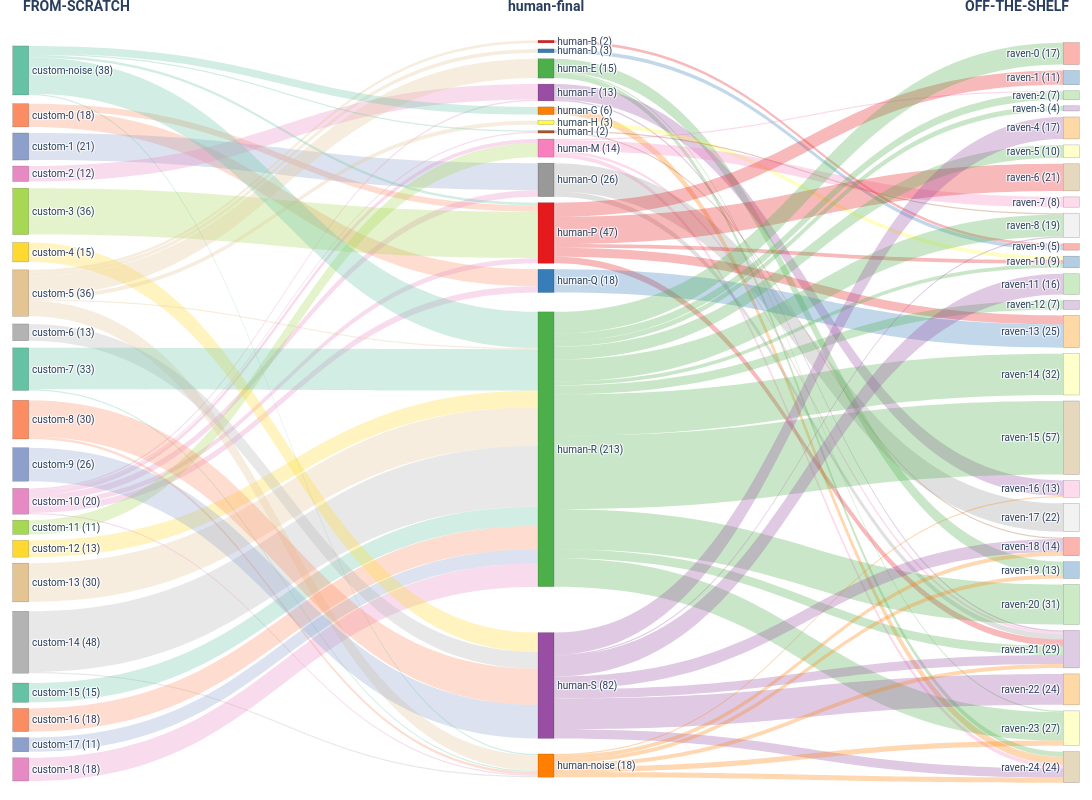

The code cell stored with this chart in its notebook:
### Code cell
# ── LEFT flows: custom -> human ───────────────────────────────────
mask_hg = df['FROM-SCRATCH'].notna() & df['human-final'].notna()
sub_hg = df[mask_hg].copy()
sub_hg['hdb'] = sub_hg['FROM-SCRATCH'].astype(int).map(
    lambda x: 'custom-noise' if x == -1 else f'custom-{x}')
sub_hg['hum'] = sub_hg['human-final'].astype(str).map(
    lambda x: 'human-noise' if x == '-1' else f'human-{x}')

ct_hg = pd.crosstab(sub_hg['hdb'], sub_hg['hum'])
flows_left = [(h, g, int(ct_hg.loc[h, g]))
              for h in ct_hg.index for g in ct_hg.columns
              if ct_hg.loc[h, g] > 0]

# ── RIGHT flows: human -> raven ───────────────────────────────────
mask_gl = df['human-final'].notna() & df['OFF-THE-SHELF'].notna()
sub_gl = df[mask_gl].copy()
sub_gl['hum'] = sub_gl['human-final'].astype(str).map(
    lambda x: 'human-noise' if x == '-1' else f'human-{x}')
sub_gl['rav'] = sub_gl['OFF-THE-SHELF'].astype(int).map(
    lambda x: 'raven-noise' if x == -1 else f'raven-{x}')

ct_gl = pd.crosstab(sub_gl['hum'], sub_gl['rav'])
flows_right = [(g, l, int(ct_gl.loc[g, l]))
               for g in ct_gl.index for l in ct_gl.columns
               if ct_gl.loc[g, l] > 0]

# ── node list: custom (left) | human (center) | raven (right)
hdb_labels = sorted(
    ct_hg.index,
    key=lambda x: -1 if 'noise' in x else int(x.split('-')[1]))
hum_labels = sorted(set(ct_hg.columns) | set(ct_gl.index))
rav_labels = sorted(
    ct_gl.columns,
    key=lambda x: -1 if 'noise' in x else int(x.split('-')[1]))

all_labels = hdb_labels + hum_labels + rav_labels
label_to_idx = {l: i for i, l in enumerate(all_labels)}

# ── counts per node ───────────────────────────────────────────────
node_counts = {}
for l in hdb_labels:
    node_counts[l] = ct_hg.loc[l].sum() if l in ct_hg.index else 0
for l in hum_labels:
    c = 0
    if l in ct_hg.columns: c = max(c, ct_hg[l].sum())
    if l in ct_gl.index:   c = max(c, ct_gl.loc[l].sum())
    node_counts[l] = c
for l in rav_labels:
    node_counts[l] = ct_gl[l].sum() if l in ct_gl.columns else 0

# ── link arrays ───────────────────────────────────────────────────
source = [label_to_idx[f[0]] for f in flows_left + flows_right]
target = [label_to_idx[f[1]] for f in flows_left + flows_right]
value  = [f[2] for f in flows_left + flows_right]

# ── x/y positions: proportional to flow volume ────────────────────
def proportional_y(labels, counts_dict):
    sizes = [counts_dict.get(l, 1) for l in labels]
    total = sum(sizes)
    positions = []
    cumulative = 0
    for s in sizes:
        positions.append((cumulative + s / 2) / total)
        cumulative += s
    return positions

node_x, node_y = [], []

hdb_sizes = {l: ct_hg.loc[l].sum() for l in hdb_labels}
for y in proportional_y(hdb_labels, hdb_sizes):
    node_x.append(0.01);  node_y.append(y)

hum_sizes = {}
for l in hum_labels:
    c = 0
    if l in ct_hg.columns: c += ct_hg[l].sum()
    if l in ct_gl.index:   c += ct_gl.loc[l].sum()
    hum_sizes[l] = c
for y in proportional_y(hum_labels, hum_sizes):
    node_x.append(0.50);  node_y.append(y)

rav_sizes = {l: ct_gl[l].sum() for l in rav_labels}
for y in proportional_y(rav_labels, rav_sizes):
    node_x.append(0.99);  node_y.append(y)

# ── colors ────────────────────────────────────────────────────────
n_hdb, n_hum, n_rav = len(hdb_labels), len(hum_labels), len(rav_labels)
pal_hdb = pc.qualitative.Set2 * 5
pal_hum = pc.qualitative.Set1 * 5
pal_rav = pc.qualitative.Pastel1 * 5

def to_rgba(rgb_str, alpha=0.3):
    return rgb_str.replace('rgb', 'rgba').replace(')', f',{alpha})')

node_colors = (
    [pal_hdb[i % len(pal_hdb)] for i in range(n_hdb)]
    + [pal_hum[i % len(pal_hum)] for i in range(n_hum)]
    + [pal_rav[i % len(pal_rav)] for i in range(n_rav)]
)

link_colors = (
    [to_rgba(pal_hdb[hdb_labels.index(f[0]) % len(pal_hdb)]) for f in flows_left]
    + [to_rgba(pal_hum[hum_labels.index(f[0]) % len(pal_hum)]) for f in flows_right]
)

display_labels = [f'{l} ({node_counts[l]})' for l in all_labels]

# ── sankey figure ─────────────────────────────────────────────────
fig = go.Figure(go.Sankey(
    arrangement='snap',
    node=dict(
        pad=6, thickness=16,
        line=dict(color='rgba(0,0,0,0.3)', width=0.5),
        label=display_labels,
        color=node_colors,
        x=node_x, y=node_y,
    ),
    link=dict(source=source, target=target, value=value, color=link_colors),
))

fig.update_layout(
    font=dict(family='Roboto', size=10),  # Global font set to Roboto
    width=1200, height=800,
    margin=dict(l=10, r=10, t=40, b=20),
)

for x_pos, label in [(0.01, 'FROM-SCRATCH'), (0.50, 'human-final'), (0.99, 'OFF-THE-SHELF')]:
    fig.add_annotation(
        x=x_pos, y=1.06, xref='paper', yref='paper',
        text=f'<b>{label}</b>', showarrow=False,
        font=dict(family='Roboto', size=14),  # Explicit Roboto font for annotations
    )

fig.show()

### Figure 1 — Plotly figure (JSON) as saved in the notebook; plotly's stock layout.template omitted (floating-point values rounded to 4 significant figures)
{"data": [{"arrangement": "snap", "link": {"color": ["rgba(252,141,98,0.3)", "rgba(252,141,98,0.3)", "rgba(141,160,203,0.3)", "rgba(231,138,195,0.3)", "rgba(231,138,195,0.3)", "rgba(231,138,195,0.3)", "rgba(231,138,195,0.3)", "rgba(231,138,195,0.3)", "rgba(231,138,195,0.3)", "rgba(231,138,195,0.3)", "rgba(166,216,84,0.3)", "rgba(255,217,47,0.3)", "rgba(229,196,148,0.3)", "rgba(179,179,179,0.3)", "rgba(179,179,179,0.3)", "rgba(102,194,165,0.3)", "rgba(252,141,98,0.3)", "rgba(141,160,203,0.3)", "rgba(231,138,195,0.3)", "rgba(231,138,195,0.3)", "rgba(166,216,84,0.3)", "rgba(255,217,47,0.3)", "rgba(229,196,148,0.3)", "rgba(229,196,148,0.3)", "rgba(229,196,148,0.3)", "rgba(229,196,148,0.3)", "rgba(229,196,148,0.3)", "rgba(229,196,148,0.3)", "rgba(179,179,179,0.3)", "rgba(102,194,165,0.3)", "rgba(102,194,165,0.3)", "rgba(252,141,98,0.3)", "rgba(252,141,98,0.3)", "rgba(141,160,203,0.3)", "rgba(102,194,165,0.3)", "rgba(102,194,165,0.3)", "rgba(102,194,165,0.3)", "rgba(102,194,165,0.3)", "rgba(102,194,165,0.3)", "rgba(228,26,28,0.3)", "rgba(55,126,184,0.3)", "rgba(77,175,74,0.3)", "rgba(77,175,74,0.3)", "rgba(77,175,74,0.3)", "rgba(152,78,163,0.3)", "rgba(152,78,163,0.3)", "rgba(255,127,0,0.3)", "rgba(255,255,51,0.3)", "rgba(166,86,40,0.3)", "rgba(166,86,40,0.3)", "rgba(247,129,191,0.3)", "rgba(247,129,191,0.3)", "rgba(247,129,191,0.3)", "rgba(247,129,191,0.3)", "rgba(153,153,153,0.3)", "rgba(153,153,153,0.3)", "rgba(228,26,28,0.3)", "rgba(228,26,28,0.3)", "rgba(228,26,28,0.3)", "rgba(228,26,28,0.3)", "rgba(228,26,28,0.3)", "rgba(55,126,184,0.3)", "rgba(77,175,74,0.3)", "rgba(77,175,74,0.3)", "rgba(77,175,74,0.3)", "rgba(77,175,74,0.3)", "rgba(77,175,74,0.3)", "rgba(77,175,74,0.3)", "rgba(77,175,74,0.3)", "rgba(77,175,74,0.3)", "rgba(77,175,74,0.3)", "rgba(77,175,74,0.3)", "rgba(77,175,74,0.3)", "rgba(77,175,74,0.3)", "rgba(152,78,163,0.3)", "rgba(152,78,163,0.3)", "rgba(152,78,163,0.3)", "rgba(152,78,163,0.3)", "rgba(152,78,163,0.3)", "rgba(152,78,163,0.3)", "rgba(152,78,163,0.3)", "rgba(255,127,0,0.3)", "rgba(255,127,0,0.3)", "rgba(255,127,0,0.3)", "rgba(255,127,0,0.3)", "rgba(255,127,0,0.3)", "rgba(255,127,0,0.3)"], "source": [1, 1, 2, 11, 11, 11, 11, 11, 11, 11, 12, 13, 14, 15, 15, 16, 17, 18, 19, 3, 4, 5, 6, 6, 6, 6, 6, 6, 7, 8, 8, 9, 9, 10, 0, 0, 0, 0, 0, 20, 21, 22, 22, 22, 23, 23, 24, 25, 26, 26, 27, 27, 27, 27, 28, 28, 29, 29, 29, 29, 29, 30, 31, 31, 31, 31, 31, 31, 31, 31, 31, 31, 31, 31, 32, 32, 32, 32, 32, 32, 32, 33, 33, 33, 33, 33, 33], "target": [29, 30, 28, 23, 26, 27, 28, 29, 30, 33, 27, 31, 31, 31, 33, 31, 31, 31, 31, 23, 29, 32, 20, 21, 22, 25, 31, 33, 32, 31, 33, 32, 33, 32, 24, 26, 29, 31, 33, 43, 43, 53, 57, 58, 50, 55, 58, 44, 52, 42, 36, 55, 58, 41, 51, 55, 35, 44, 47, 55, 40, 47, 34, 44, 46, 48, 49, 36, 54, 55, 57, 37, 39, 42, 45, 52, 55, 56, 58, 38, 42, 50, 52, 53, 55, 57, 58], "value": [5, 13, 21, 1, 1, 3, 5, 4, 5, 1, 11, 13, 30, 47, 1, 15, 18, 11, 18, 12, 36, 15, 2, 3, 15, 3, 1, 12, 13, 32, 1, 28, 2, 26, 6, 1, 2, 28, 1, 2, 3, 10, 1, 4, 12, 1, 6, 3, 1, 1, 1, 2, 3, 8, 22, 4, 11, 3, 7, 5, 21, 18, 17, 3, 7, 32, 57, 6, 31, 7, 22, 4, 10, 17, 16, 10, 7, 24, 7, 17, 1, 1, 3, 3, 3, 4, 4]}, "node": {"color": ["rgb(102,194,165)", "rgb(252,141,98)", "rgb(141,160,203)", "rgb(231,138,195)", "rgb(166,216,84)", "rgb(255,217,47)", "rgb(229,196,148)", "rgb(179,179,179)", "rgb(102,194,165)", "rgb(252,141,98)", "rgb(141,160,203)", "rgb(231,138,195)", "rgb(166,216,84)", "rgb(255,217,47)", "rgb(229,196,148)", "rgb(179,179,179)", "rgb(102,194,165)", "rgb(252,141,98)", "rgb(141,160,203)", "rgb(231,138,195)", "rgb(228,26,28)", "rgb(55,126,184)", "rgb(77,175,74)", "rgb(152,78,163)", "rgb(255,127,0)", "rgb(255,255,51)", "rgb(166,86,40)", "rgb(247,129,191)", "rgb(153,153,153)", "rgb(228,26,28)", "rgb(55,126,184)", "rgb(77,175,74)", "rgb(152,78,163)", "rgb(255,127,0)", "rgb(251,180,174)", "rgb(179,205,227)", "rgb(204,235,197)", "rgb(222,203,228)", "rgb(254,217,166)", "rgb(255,255,204)", "rgb(229,216,189)", "rgb(253,218,236)", "rgb(242,242,242)", "rgb(251,180,174)", "rgb(179,205,227)", "rgb(204,235,197)", "rgb(222,203,228)", "rgb(254,217,166)", "rgb(255,255,204)", "rgb(229,216,189)", "rgb(253,218,236)", "rgb(242,242,242)", "rgb(251,180,174)", "rgb(179,205,227)", "rgb(204,235,197)", "rgb(222,203,228)", "rgb(254,217,166)", "rgb(255,255,204)", "rgb(229,216,189)"], "label": ["custom-noise (38)", "custom-0 (18)", "custom-1 (21)", "custom-2 (12)", "custom-3 (36)", "custom-4 (15)", "custom-5 (36)", "custom-6 (13)", "custom-7 (33)", "custom-8 (30)", "custom-9 (26)", "custom-10 (20)", "custom-11 (11)", "custom-12 (13)", "custom-13 (30)", "custom-14 (48)", "custom-15 (15)", "custom-16 (18)", "custom-17 (11)", "custom-18 (18)", "human-B (2)", "human-D (3)", "human-E (15)", "human-F (13)", "human-G (6)", "human-H (3)", "human-I (2)", "human-M (14)", "human-O (26)", "human-P (47)", "human-Q (18)", "human-R (213)", "human-S (82)", "human-noise (18)", "raven-0 (17)", "raven-1 (11)", "raven-2 (7)", "raven-3 (4)", "raven-4 (17)", "raven-5 (10)", "raven-6 (21)", "raven-7 (8)", "raven-8 (19)", "raven-9 (5)", "raven-10 (9)", "raven-11 (16)", "raven-12 (7)", "raven-13 (25)", "raven-14 (32)", "raven-15 (57)", "raven-16 (13)", "raven-17 (22)", "raven-18 (14)", "raven-19 (13)", "raven-20 (31)", "raven-21 (29)", "raven-22 (24)", "raven-23 (27)", "raven-24 (24)"], "line": {"color": "rgba(0,0,0,0.3)", "width": 0.5}, "pad": 6, "thickness": 16, "x": [0.01, 0.01, 0.01, 0.01, 0.01, 0.01, 0.01, 0.01, 0.01, 0.01, 0.01, 0.01, 0.01, 0.01, 0.01, 0.01, 0.01, 0.01, 0.01, 0.01, 0.5, 0.5, 0.5, 0.5, 0.5, 0.5, 0.5, 0.5, 0.5, 0.5, 0.5, 0.5, 0.5, 0.5, 0.99, 0.99, 0.99, 0.99, 0.99, 0.99, 0.99, 0.99, 0.99, 0.99, 0.99, 0.99, 0.99, 0.99, 0.99, 0.99, 0.99, 0.99, 0.99, 0.99, 0.99, 0.99, 0.99, 0.99, 0.99], "y": [0.04113, 0.1017, 0.1439, 0.1797, 0.2316, 0.2868, 0.342, 0.395, 0.4448, 0.513, 0.5736, 0.6234, 0.6569, 0.6829, 0.7294, 0.8139, 0.882, 0.9177, 0.9491, 0.9805, 0.002165, 0.007576, 0.02706, 0.05736, 0.07792, 0.08766, 0.09307, 0.1104, 0.1537, 0.2327, 0.303, 0.553, 0.8723, 0.9805, 0.0184, 0.0487, 0.06818, 0.08009, 0.1028, 0.132, 0.1656, 0.197, 0.2262, 0.2522, 0.2673, 0.2944, 0.3193, 0.3539, 0.4156, 0.5119, 0.5877, 0.6255, 0.6645, 0.6937, 0.7413, 0.8063, 0.8636, 0.9188, 0.974]}, "type": "sankey"}], "layout": {"annotations": [{"font": {"family": "Roboto", "size": 14}, "showarrow": false, "text": "<b>FROM-SCRATCH</b>", "x": 0.01, "xref": "paper", "y": 1.06, "yref": "paper"}, {"font": {"family": "Roboto", "size": 14}, "showarrow": false, "text": "<b>human-final</b>", "x": 0.5, "xref": "paper", "y": 1.06, "yref": "paper"}, {"font": {"family": "Roboto", "size": 14}, "showarrow": false, "text": "<b>OFF-THE-SHELF</b>", "x": 0.99, "xref": "paper", "y": 1.06, "yref": "paper"}], "font": {"family": "Roboto", "size": 10}, "height": 800, "margin": {"b": 20, "l": 10, "r": 10, "t": 40}, "width": 1200}}
